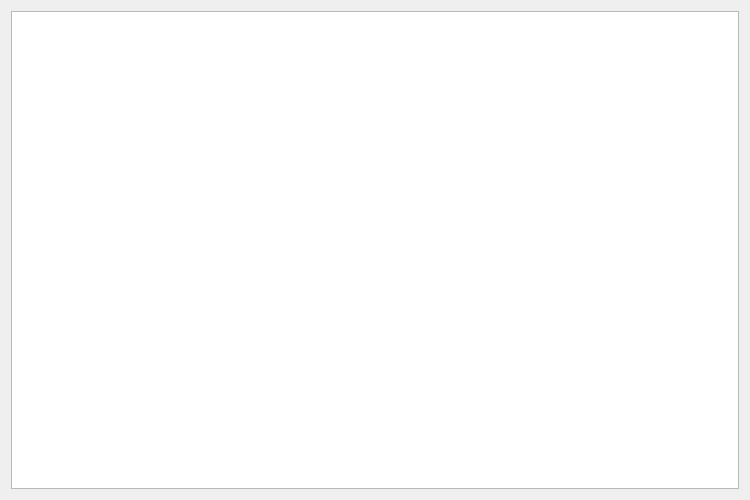
<?xml version="1.0" encoding="UTF-8"?>
<ui version="4.0">
 <class>updateDialog</class>
 <widget class="QDialog" name="updateDialog">
  <property name="geometry">
   <rect>
    <x>0</x>
    <y>0</y>
    <width>750</width>
    <height>500</height>
   </rect>
  </property>
  <property name="sizePolicy">
   <sizepolicy hsizetype="Fixed" vsizetype="Fixed">
    <horstretch>0</horstretch>
    <verstretch>0</verstretch>
   </sizepolicy>
  </property>
  <property name="windowTitle">
   <string>Доступно обновление!</string>
  </property>
  <layout class="QVBoxLayout" name="verticalLayout_2">
   <item>
    <widget class="QTextBrowser" name="textBrowser">
     <property name="openExternalLinks">
      <bool>true</bool>
     </property>
    </widget>
   </item>
  </layout>
 </widget>
 <resources/>
 <connections/>
</ui>
